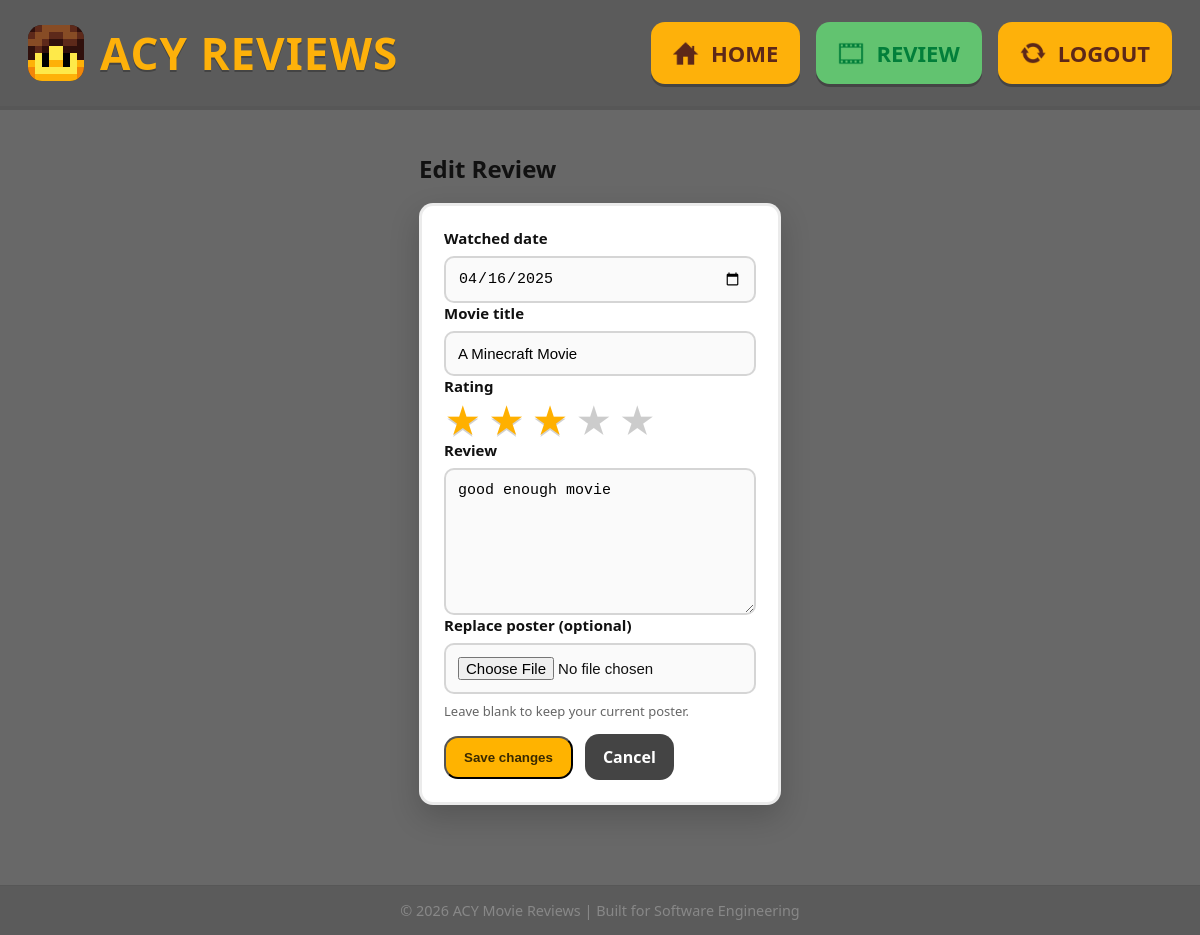
Page /review/31/edit (signed in) on the committed database.
### tables this page shows
CREATE TABLE Reviews (
    id INTEGER PRIMARY KEY AUTOINCREMENT,
    user_id INTEGER,
    review_date TEXT NOT NULL,
    rating INTEGER,
    movie_title TEXT NOT NULL,
    review_text TEXT, poster_filename TEXT, poster_url TEXT,
    FOREIGN KEY (user_id) REFERENCES Users(id) );

### main.py (the view, shortened to what this page needs)
@app.route("/review/<int:review_id>/edit", methods=["GET", "POST"])
def edit_review(review_id):
    if not session.get("id"):
        return redirect("/login")
    conn = db.GetDB()
    review = conn.execute("""
        SELECT * FROM Reviews
        WHERE id = ? AND user_id = ?
    """, (review_id, session["id"])).fetchone()
    if review is None:
        conn.close()
        abort(403)
    conn.close()
    return render_template("edit.html", review=review)

### db.py (called while the page is built)
def GetDB():
    db = sqlite3.connect(".database/gtg.db")
    db.row_factory = sqlite3.Row
    return db

### templates/edit.html (shortened to what this page needs)
{% extends "base.html" %}
{% block content %}
<div class="page">
  <h2 class="page-title">Edit Review</h2>
  <form method="post" enctype="multipart/form-data" class="form-card">
    <div class="form-grid">
      <div class="field">
        <label for="review_date">Watched date</label>
        <input type="date" name="review_date" id="review_date"
               value="{{ review['review_date'] }}" required>
      </div>
      <div class="field">
        <label for="movie_title">Movie title</label>
        <input type="text" name="movie_title" id="movie_title"
               value="{{ review['movie_title'] }}" required placeholder="e.g. Blade Runner">
      </div>
      <div class="field field-full">
        <label>Rating</label>
        <div class="star-rating">
          <label for="estar5" title="5 stars">★</label>
          <label for="estar4" title="4 stars">★</label>
          <label for="estar3" title="3 stars">★</label>
          <label for="estar2" title="2 stars">★</label>
          <label for="estar1" title="1 star">★</label>
        </div>
      </div>
      <div class="field field-full">
        <label for="review_text">Review</label>
        <textarea name="review_text" id="review_text" rows="7" required>{{ review['review_text'] }}</textarea>
      </div>
      <div class="field field-full">
        <label for="poster">Replace poster (optional)</label>
        <input type="file" name="poster" id="poster" accept="image/*">
        <p class="helptext">Leave blank to keep your current poster.</p>
      </div>
    </div>
    <div class="form-actions">
      <button type="submit" class="primary-btn">Save changes</button>
      <a href="/" class="secondary-btn">Cancel</a>
    </div>
  </form>
</div>
{% endblock %}

### static/css/style.css (style rules this page uses)
* { padding: 0; margin: 0; box-sizing: border-box; }
body { background:#686868; font-family: system-ui, -apple-system, Segoe UI, Roboto, Arial, sans-serif; margin:0; color:#111; }
.page { padding-top: 14px; }
.page-title { margin: 10px 0 18px; font-size: 24px; font-weight: 900; color:#111; }
.form-card { background:#ffffff; border-radius: 14px; border: 3px solid rgba(0,0,0,0.08); box-shadow: 0 12px 30px rgba(0,0,0,0.18); padding: 22px; max-width: 900px; }
.field { display:flex; flex-direction: column; gap: 8px; }
.field-full { grid-column: 1 / -1; }
.field label { font-weight: 900; color:#111; font-size: 15px; }
.field input[type="text"], .field input[type="date"], .field input[type="file"], .field textarea { width:100%; padding: 12px 12px; border-radius: 10px; border: 2px solid rgba(0,0,0,0.15); font-size: 15px; outline:none; background:#fafafa; }
.field textarea { resize: vertical; }
.helptext { margin: 0; font-size: 13px; color:#666; }
.star-rating { display:inline-flex; flex-direction: row-reverse; justify-content:flex-end; gap: 6px; }
.star-rating label { font-size: 36px; cursor:pointer; color: rgba(0,0,0,0.2); line-height: 1; transition: transform 0.06s ease, filter 0.06s ease; }
.star-rating input:checked ~ label, .star-rating label:hover, .star-rating label:hover ~ label { color:#ffb000; filter: drop-shadow(0 2px 0 rgba(0,0,0,0.18)); }
.form-actions { display: flex; gap: 12px; margin-top: 16px; }
html, body { height: 100%; }
body { min-height: 100vh; display: flex; flex-direction: column; }
.form-actions { display: flex; gap: 12px; margin-top: 14px; align-items: center; }
.secondary-btn { display: inline-flex; align-items: center; justify-content: center; padding: 12px 18px; border-radius: 14px; font-weight: 800; text-decoration: none; background: #444; color: #fff; }
.primary-btn { display: inline-flex; align-items: center; justify-content: center; padding: 12px 18px; border-radius: 14px; font-weight: 800; text-decoration: none; background: #ffb300; color: #3b2a00; }

### rows in the picture
Reviews: review_date "04/16/2025", movie_title "A Minecraft Movie", review_text "good enough movie"
